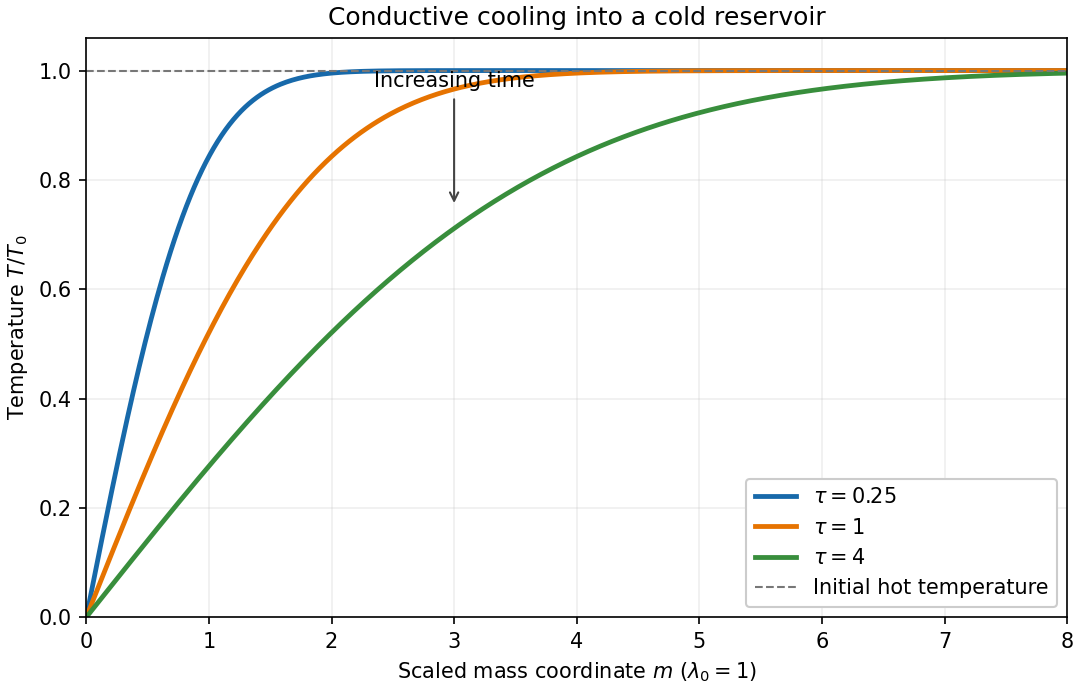

This chart was generated by the following Python code:
"""Isobaric cooling profiles; Python 3.14.4, NumPy and Matplotlib root dependencies.

Write paper-71-cooling.png to the caller's current directory.
The caller's MPLCONFIGDIR is respected without modification.
"""
import math
from pathlib import Path

import matplotlib
matplotlib.use("Agg")
import matplotlib.pyplot as plt
import numpy as np

m = np.linspace(0.0, 8.0, 501)
fig, ax = plt.subplots(figsize=(7.2, 4.6), layout="constrained", facecolor="white")
ax.set_facecolor("white")
for tau, color in zip((0.25, 1.0, 4.0), ("#1769aa", "#e67300", "#388e3c")):
    profile = np.array([math.erf(z / (2 * math.sqrt(tau))) for z in m])
    ax.plot(m, profile, label=rf"$\tau={tau:g}$", color=color, linewidth=2.3)
ax.axhline(1, color="#777777", linestyle="--", linewidth=1, label="Initial hot temperature")
ax.annotate("Increasing time", xy=(3.0, 0.75), xytext=(3.0, 0.97),
            arrowprops={"arrowstyle": "->", "color": "#444444"}, ha="center")
ax.set(xlim=(0, 8), ylim=(0, 1.06), xlabel=r"Scaled mass coordinate $m$ ($\lambda_0=1$)",
       ylabel=r"Temperature $T/T_0$", title="Conductive cooling into a cold reservoir")
ax.grid(alpha=0.2)
ax.legend(loc="lower right", framealpha=1)
fig.savefig(Path.cwd() / "paper-71-cooling.png", dpi=150, facecolor="white", transparent=False)
plt.close(fig)
